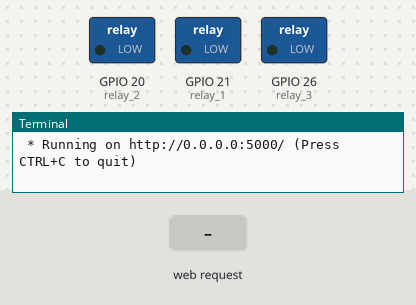
This program was run on a simulated Raspberry Pi (BCM pin numbers). Shown: switched loads named in the program (green lamp = pin HIGH), the last lines printed to the terminal. Inputs (shaded band) come from the test bench. The clock reads 2024-03-15 10:24:30 at power-on unless the program sets it.

Above: at 1.2 s.
1.3 s: HTTP request for /relay1 received
At 2.4 s:
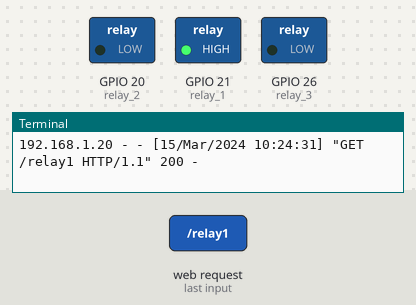
2.8 s: HTTP request for /relay2 received
At 3.5 s:
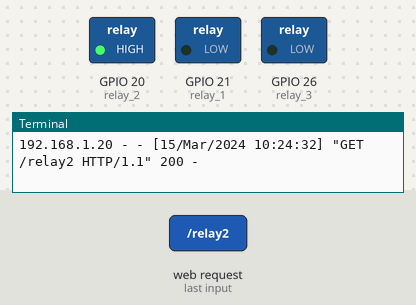
4.3 s: HTTP request for /relay3 received
At 4.7 s:
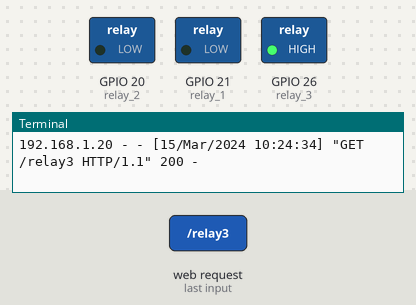
Timing chart, 0 to 7.3 s (numbered marks = the images above; inputs shaded):
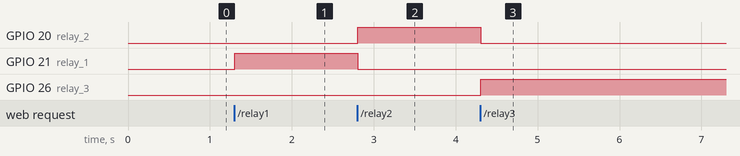

The program:

app.py
```python
#import libraries
from flask import Flask, render_template, request
from gpiozero import OutputDevice

#Define our Relays
relay_1 = OutputDevice(21)
relay_2 = OutputDevice(20)
relay_3 = OutputDevice(26)

#define the app
app = Flask(__name__)

#Define our home route
@app.route('/')
def home():
    return render_template('relay.html')

#Define the relay functions
@app.route('/relay1')
def relay1():
    relay_1.on()
    relay_2.off()
    relay_3.off()
    return render_template('relay.html')

@app.route('/relay2')
def relay2():
    relay_1.off()
    relay_2.on()
    relay_3.off()
    return render_template('relay.html')

@app.route('/relay3')
def relay3():
    relay_1.off()
    relay_2.off()
    relay_3.on()
    return render_template('relay.html')

@app.route('/off')
def off():
    relay_1.off()
    relay_2.off()
    relay_3.off()
    return render_template('relay.html')

#Run our app
if __name__ == '__main__':
    app.run(host='0.0.0.0')
```

Measured:
- after the input at 1.3 s, GPIO 21 (relay_1): LOW → HIGH at once
- after the input at 2.8 s, GPIO 20 (relay_2): LOW → HIGH at once; GPIO 21 (relay_1): HIGH → LOW at once
- after the input at 4.3 s, GPIO 20 (relay_2): HIGH → LOW at once; GPIO 26 (relay_3): LOW → HIGH at once
